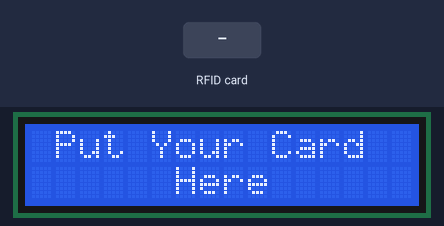
Bench run of a sketch on a simulated Arduino Uno, built with avr-gcc and run on an emulated ATmega328P. Shown: 16×2 character LCD. The inputs (shaded band) are chosen by the test bench. What the sketch prints to the serial monitor is not drawn.

Above: at 1.3 s.
1.4 s: RFID card 5E 7A 19 C4 held to the reader
At 3.2 s:
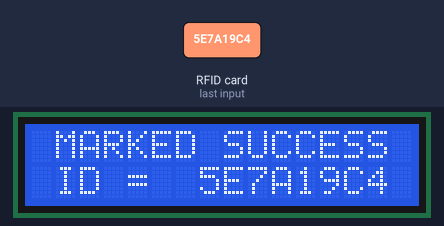
Timing chart, 0 to 4.7 s (numbered marks = the images above; inputs shaded):
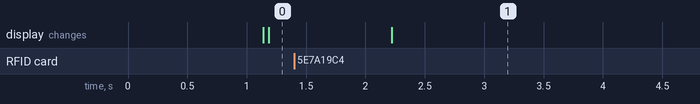

Measured:
- after the input at 1.4 s, the display: changes after 0.82 s (image 1)

The sketch:

code_nano_rfid.ino
```cpp
#include <SPI.h>
#include <MFRC522.h>
#define SS_PIN 10
#define RST_PIN 9
MFRC522 mfrc522(SS_PIN, RST_PIN);
#include <Wire.h>
#include <LiquidCrystal_I2C.h>
LiquidCrystal_I2C lcd(0x27, 16, 2);

int readsuccess;
byte readcard[4];
char str[32] = "";
String StrUID;

void setup() {
  lcd.begin();
  Serial.begin(9600);
  SPI.begin();
  mfrc522.PCD_Init();

}

void loop() {
  lcd.setCursor(0,0);
  lcd.print(" Put Your Card ");
  lcd.setCursor(5,1);
  lcd.print(" Here ");
  delay(1000);
  lcd.clear();
  readsuccess = getid();
  String s = StrUID;
  if (readsuccess) {
    Serial.write(str);
    lcd.setCursor(0,0);
    lcd.print(" MARKED SUCCESS ");
    lcd.setCursor(1,1);
    lcd.print("ID = ");
    lcd.setCursor(7,1);
    lcd.print(str);
    delay(4000);
    lcd.clear();
  }
}

int getid() {
  if (!mfrc522.PICC_IsNewCardPresent()) {
    return 0;
  }
  if (!mfrc522.PICC_ReadCardSerial()) {
    return 0;
  }

  for (int i = 0; i < 4; i++) {
    readcard[i] = mfrc522.uid.uidByte[i]; //storing the UID of the tag in readcard
    array_to_string(readcard, 4, str);
    StrUID = str;
  }
  mfrc522.PICC_HaltA();
  return 1;
}

void array_to_string(byte array[], unsigned int len, char buffer[]) {
  for (unsigned int i = 0; i < len; i++)
  {
    byte nib1 = (array[i] >> 4) & 0x0F;
    byte nib2 = (array[i] >> 0) & 0x0F;
    buffer[i * 2 + 0] = nib1  < 0xA ? '0' + nib1  : 'A' + nib1  - 0xA;
    buffer[i * 2 + 1] = nib2  < 0xA ? '0' + nib2  : 'A' + nib2  - 0xA;
  }
  buffer[len * 2] = '\0';
}
```
